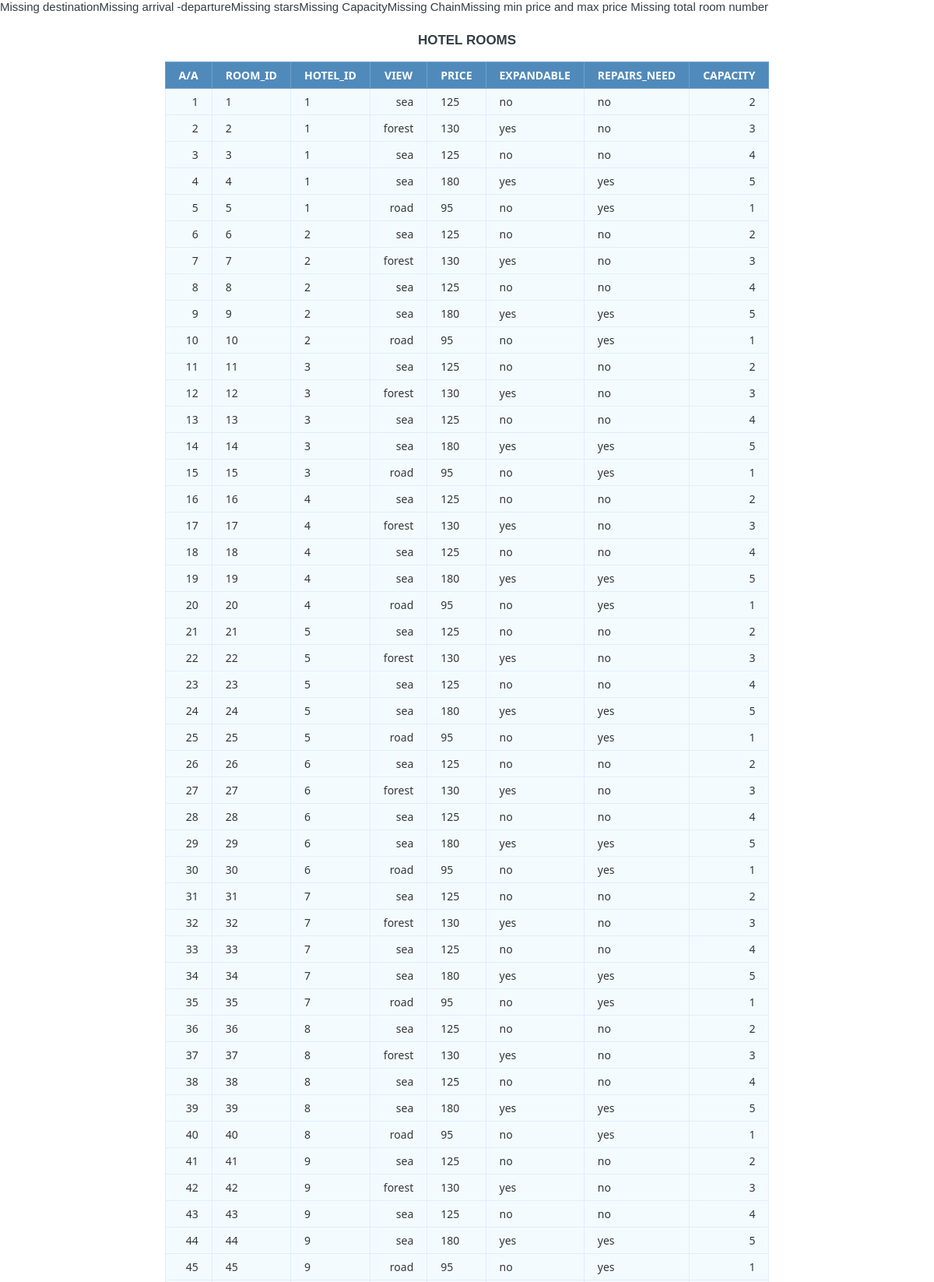
The app's page /INSERT/search.php (upper part) with its own data.
### tables this page shows
CREATE TABLE `hotel_room` (
  `Room_id` int(11) NOT NULL,
  `Hotel_id` int(11) NOT NULL,
  `View` varchar(45) NOT NULL,
  `Price` int(11) NOT NULL,
  `Expandable` varchar(45) NOT NULL,
  `Repairs_need` varchar(45) NOT NULL,
  `Capacity` int(11) NOT NULL
);

### INSERT/search.php (the view, shortened to what this page needs)
<html lang="gre">
  <head>
    <?php
    $link = mysqli_connect("127.0.0.1", "root", "", "test");
	$destination = mysqli_real_escape_string($link, $_POST['destination']);
	$capacity = mysqli_real_escape_string($link, $_POST['capacity']);
	$chain = mysqli_real_escape_string($link, $_POST['chain']);
	$stars = mysqli_real_escape_string($link, $_POST['stars']);
	$min_price = mysqli_real_escape_string($link, $_POST['min_price']);
	$max_price = mysqli_real_escape_string($link, $_POST['max_price']);
	$total_room_number = mysqli_real_escape_string($link, $_POST['total_room_number']);
	if (isset($_POST['amenities'])) {
		$amenities=$_POST['amenities'];
		$N = count($amenities);
		if(1 == $N){
			$first=$amenities[0];
			$second = $amenities[0];
			$third = $amenities[0];
			$fourth = $amenities[0];
		}
		else if(2 == $N){
			$first=$amenities[0];
			$second = $amenities[1];
			$third= $amenities[1];
			$fourth=$amenities[1] ;
		}
		else if(3 == $N){
			$first=$amenities[0];
			$second = $amenities[1];
			$third = $amenities[2];
			$fourth= $amenities[2];
		}
		else if(4 == $N){
			$first=$amenities[0];
			$second = $amenities[1];
			$third = $amenities[2];
			$fourth = $amenities[3];
		}
			$sqlAmenities1=" SELECT Room_id FROM amenities WHERE Amenities_id='$first' ";
			$sqlAmenities2=" SELECT Room_id FROM amenities WHERE Amenities_id='$second' ";
			$sqlAmenities3=" SELECT Room_id FROM amenities WHERE Amenities_id='$third' ";
			$sqlAmenities4=" SELECT Room_id FROM amenities WHERE Amenities_id='$fourth' ";
			$sqlAmenities= "Room_id in $sqlAmenities1 INTERSECT $sqlAmenities2 INTERSECT $sqlAmenities3 INTERSECT  $sqlAmenities4 ";
	}
	else
		$sqlAmenities=TRUE;
	if (empty($_POST["destination"])) {
		$sqlDestination = TRUE; }
	else{
		$sqlDestination = " Hotel_id IN (SELECT Hotel_id FROM hotel WHERE City='$destination')";
		}
	if (empty($_POST["arrival"]) or empty($_POST["departure"])) {
		echo "Missing arrival -departure";
		$sqlRented = TRUE; }
	if (empty($_POST["stars"])){
		echo "Missing stars";
		$sqlStars=TRUE;
	}
	else{
		$sqlStars = "Hotel_id IN
		(SELECT Hotel_id FROM hotel WHERE Stars='$stars')";
	}
	if(empty ($_POST["capacity"])){
		echo "Missing Capacity";
		$sqlCapacity=TRUE;
	}
	else {
		$sqlCapacity = "Capacity='$capacity'";
	}
	if(empty ($_POST["chain"])){
		echo "Missing Chain";
		$sqlChain=TRUE;
	}
	else {
		$sqlChain="Hotel_id IN
					(SELECT Hotel_id FROM hotel WHERE Hotel_group_id='$chain')";
	}
	if(empty($_POST["min_price"]) and empty($_POST["max_price"])){
			echo "Missing min price and max price ";
			$sqlPrice=TRUE;
		}
	elseif(empty($_POST["max_price"])) {
				$sqlPrice="Price >= '$min_price'";
		}
	elseif(empty($_POST["min_price"])){
				$sqlPrice="Price <= '$max_price'";
		}
	else {
			$sqlPrice =" Price BETWEEN $min_price AND $max_price ";
		}
	if(empty($_POST["total_room_number"])){
		echo "Missing total room number";
		$sqlTotalRoomNumber=TRUE;
	}
	else {
		$sqlTotalRoomNumber ="Hotel_id IN
								(SELECT Hotel_id FROM hotel WHERE
								 Number_of_rooms>='$total_room_number')";
	}
	 $sql= "SELECT * FROM hotel_room WHERE $sqlDestination AND $sqlCapacity AND $sqlRented AND $sqlStars AND $sqlCapacity
	 AND $sqlChain AND $sqlPrice AND $sqlAmenities AND $sqlTotalRoomNumber";
	$query = mysqli_query($link, $sql);
	?>
	<html>
	<head>
	</head>
	<body>
		<b><h1>Hotel Rooms</h1><br></b>
		<table class="data-table">
			<thead>
				<tr>
					<th>A/A</th>
					<th>Room_ID</th>
					<th>Hotel_ID</th>
					<th>View</th>
					<th>Price</th>
					<th>Expandable</th>
					<th>Repairs_need</th>
					<th>Capacity</th>
				</tr>
			</thead>
			<tbody>
			<?php
			$no 	= 1;
			 while ($row = mysqli_fetch_array($query))
			{
				 echo '<tr>
						<td>'.$no.'</td>
						<td>'.$row['Room_id'].'</td>
						<td>'.$row['Hotel_id'].'</td>
						<td>'.$row['View'] .'</td>
						<td>'.$row['Price'] .'</td>
						<td>'.$row['Expandable'] . '</td>
						<td>'.$row['Repairs_need'] . '</td>
						<td>'.$row['Capacity'] . '</td>
					 </tr>';
				 $no++;
			}?>
			</tbody>
		</table>
	</body>
	</html>

### INSERT/search.php (style rules this page uses)
body { font-size: 15px; color: #343d44; font-family: "segoe-ui", "open-sans", tahoma, arial; padding: 0; margin: 0; }
table { margin: auto; font-family: "Lucida Sans Unicode", "Lucida Grande", "Segoe Ui"; font-size: 12px; }
h1 { margin: 25px auto 0; text-align: center; text-transform: uppercase; font-size: 17px; }
table td { transition: all .5s; }
.data-table { border-collapse: collapse; font-size: 14px; min-width: 537px; }
.data-table th, .data-table td { border: 1px solid #e1edff; padding: 7px 17px; }
.data-table thead th { background-color: #508abb; color: #FFFFFF; border-color: #6ea1cc !important; text-transform: uppercase; }
.data-table tbody td { color: #353535; }
.data-table tbody td:first-child, .data-table tbody td:nth-child(4), .data-table tbody td:last-child { text-align: right; }
.data-table tbody tr:nth-child(odd) td { background-color: #f4fbff; }
.data-table tbody tr:nth-child(even) td { background-color: #f4fbff; }

### records on screen
hotel_room: Room "1", Hotel "1", View "sea", Price "125", Expandable "no", Repairs_need "no", Capacity "2"
hotel_room: Room "2", Hotel "1", View "forest", Price "130", Expandable "yes", Repairs_need "no", Capacity "3"
hotel_room: Room "3", Hotel "1", View "sea", Price "125", Expandable "no", Repairs_need "no", Capacity "4"
hotel_room: Room "4", Hotel "1", View "sea", Price "180", Expandable "yes", Repairs_need "yes", Capacity "5"
hotel_room: Room "5", Hotel "1", View "road", Price "95", Expandable "no", Repairs_need "yes", Capacity "1"
hotel_room: Room "6", Hotel "2", View "sea", Price "125", Expandable "no", Repairs_need "no", Capacity "2"
hotel_room: Room "7", Hotel "2", View "forest", Price "130", Expandable "yes", Repairs_need "no", Capacity "3"
hotel_room: Room "8", Hotel "2", View "sea", Price "125", Expandable "no", Repairs_need "no", Capacity "4"
hotel_room: Room "9", Hotel "2", View "sea", Price "180", Expandable "yes", Repairs_need "yes", Capacity "5"
hotel_room: Room "10", Hotel "2", View "road", Price "95", Expandable "no", Repairs_need "yes", Capacity "1"
hotel_room: Room "11", Hotel "3", View "sea", Price "125", Expandable "no", Repairs_need "no", Capacity "2"
hotel_room: Room "12", Hotel "3", View "forest", Price "130", Expandable "yes", Repairs_need "no", Capacity "3"
hotel_room: Room "13", Hotel "3", View "sea", Price "125", Expandable "no", Repairs_need "no", Capacity "4"
hotel_room: Room "14", Hotel "3", View "sea", Price "180", Expandable "yes", Repairs_need "yes", Capacity "5"
hotel_room: Room "15", Hotel "3", View "road", Price "95", Expandable "no", Repairs_need "yes", Capacity "1"
hotel_room: Room "16", Hotel "4", View "sea", Price "125", Expandable "no", Repairs_need "no", Capacity "2"
hotel_room: Room "17", Hotel "4", View "forest", Price "130", Expandable "yes", Repairs_need "no", Capacity "3"
hotel_room: Room "18", Hotel "4", View "sea", Price "125", Expandable "no", Repairs_need "no", Capacity "4"
hotel_room: Room "19", Hotel "4", View "sea", Price "180", Expandable "yes", Repairs_need "yes", Capacity "5"
hotel_room: Room "20", Hotel "4", View "road", Price "95", Expandable "no", Repairs_need "yes", Capacity "1"
hotel_room: Room "21", Hotel "5", View "sea", Price "125", Expandable "no", Repairs_need "no", Capacity "2"
hotel_room: Room "22", Hotel "5", View "forest", Price "130", Expandable "yes", Repairs_need "no", Capacity "3"
hotel_room: Room "23", Hotel "5", View "sea", Price "125", Expandable "no", Repairs_need "no", Capacity "4"
hotel_room: Room "24", Hotel "5", View "sea", Price "180", Expandable "yes", Repairs_need "yes", Capacity "5"
hotel_room: Room "25", Hotel "5", View "road", Price "95", Expandable "no", Repairs_need "yes", Capacity "1"
hotel_room: Room "26", Hotel "6", View "sea", Price "125", Expandable "no", Repairs_need "no", Capacity "2"
hotel_room: Room "27", Hotel "6", View "forest", Price "130", Expandable "yes", Repairs_need "no", Capacity "3"
hotel_room: Room "28", Hotel "6", View "sea", Price "125", Expandable "no", Repairs_need "no", Capacity "4"
hotel_room: Room "29", Hotel "6", View "sea", Price "180", Expandable "yes", Repairs_need "yes", Capacity "5"
hotel_room: Room "30", Hotel "6", View "road", Price "95", Expandable "no", Repairs_need "yes", Capacity "1"
hotel_room: Room "31", Hotel "7", View "sea", Price "125", Expandable "no", Repairs_need "no", Capacity "2"
hotel_room: Room "32", Hotel "7", View "forest", Price "130", Expandable "yes", Repairs_need "no", Capacity "3"
hotel_room: Room "33", Hotel "7", View "sea", Price "125", Expandable "no", Repairs_need "no", Capacity "4"
hotel_room: Room "34", Hotel "7", View "sea", Price "180", Expandable "yes", Repairs_need "yes", Capacity "5"
hotel_room: Room "35", Hotel "7", View "road", Price "95", Expandable "no", Repairs_need "yes", Capacity "1"
hotel_room: Room "36", Hotel "8", View "sea", Price "125", Expandable "no", Repairs_need "no", Capacity "2"
hotel_room: Room "37", Hotel "8", View "forest", Price "130", Expandable "yes", Repairs_need "no", Capacity "3"
hotel_room: Room "38", Hotel "8", View "sea", Price "125", Expandable "no", Repairs_need "no", Capacity "4"
hotel_room: Room "39", Hotel "8", View "sea", Price "180", Expandable "yes", Repairs_need "yes", Capacity "5"
hotel_room: Room "40", Hotel "8", View "road", Price "95", Expandable "no", Repairs_need "yes", Capacity "1"
hotel_room: Room "41", Hotel "9", View "sea", Price "125", Expandable "no", Repairs_need "no", Capacity "2"
hotel_room: Room "42", Hotel "9", View "forest", Price "130", Expandable "yes", Repairs_need "no", Capacity "3"
hotel_room: Room "43", Hotel "9", View "sea", Price "125", Expandable "no", Repairs_need "no", Capacity "4"
hotel_room: Room "44", Hotel "9", View "sea", Price "180", Expandable "yes", Repairs_need "yes", Capacity "5"
hotel_room: Room "45", Hotel "9", View "road", Price "95", Expandable "no", Repairs_need "yes", Capacity "1"
